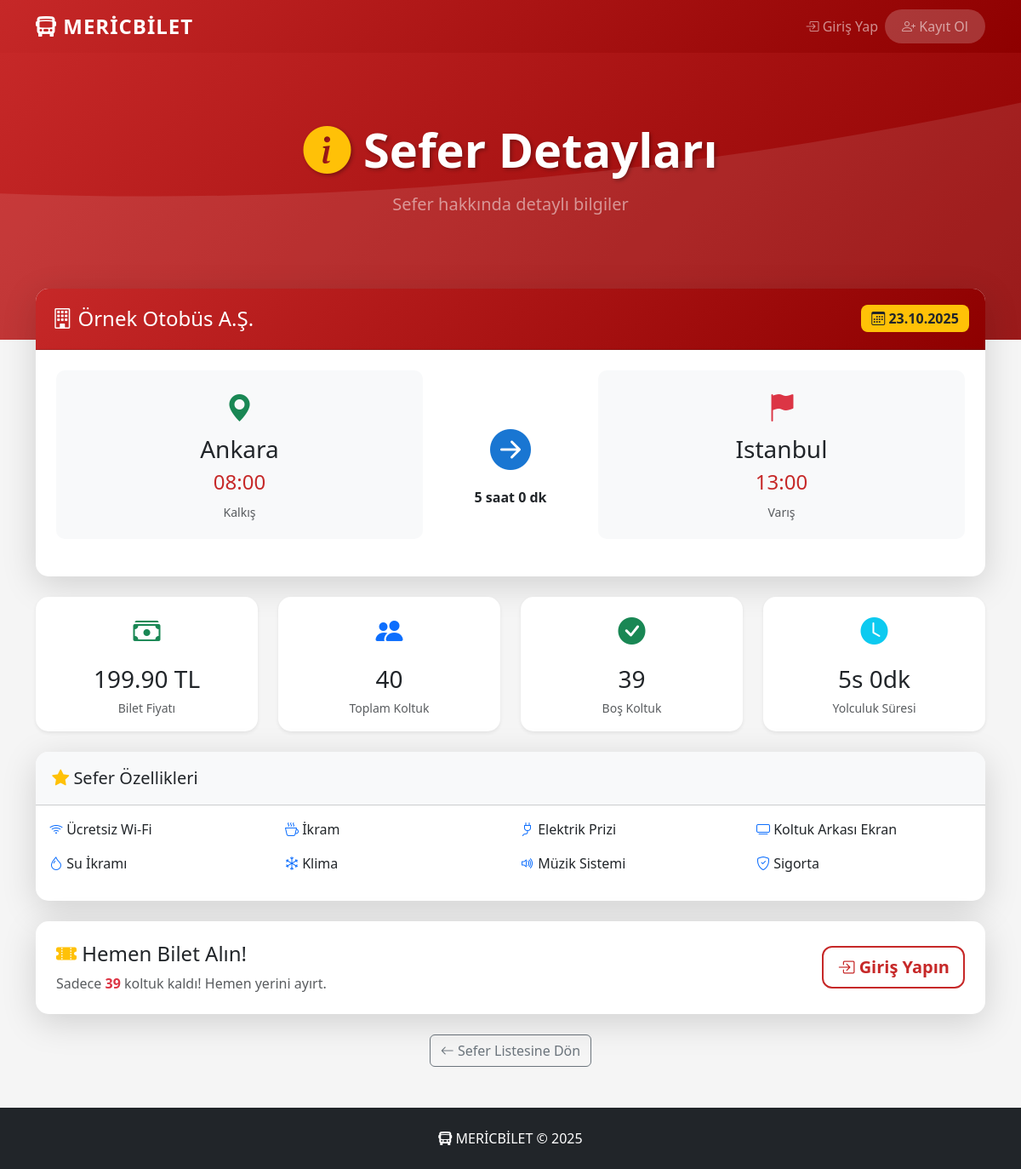
Page /trip-details.php?trip_id=1 on the committed database.
### tables this page shows
CREATE TABLE "Trips" (
	"id"	INTEGER,
	"company_id"	INTEGER NOT NULL,
	"destination_city"	TEXT NOT NULL,
	"arrival_time"	DATETIME NOT NULL,
	"departure_time"	DATETIME NOT NULL,
	"departure_city"	TEXT NOT NULL,
	"price"	INTEGER NOT NULL,
	"capacity"	INTEGER NOT NULL,
	"created_date"	TIMESTAMP DEFAULT (datetime('now', 'localtime')),
	PRIMARY KEY("id" AUTOINCREMENT),
	FOREIGN KEY("company_id") REFERENCES "Bus_Company"("id")
);

CREATE TABLE Bus_Company (
    id INTEGER PRIMARY KEY AUTOINCREMENT,
    name TEXT UNIQUE NOT NULL,
    logo_path TEXT,
    created_at TIMESTAMP DEFAULT (datetime('now', 'localtime'))
);

### includes/functions.php (called while the page is built, shortened)
<?php
function formatDate($dateStr) {
    try {
        $d = new DateTime($dateStr);
        return $d->format('d.m.Y');
    } catch (Exception $e) {
        return $dateStr;
    }
}
function formatTime($dateStr) {
    try {
        $d = new DateTime($dateStr);
        return $d->format('H:i');
    } catch (Exception $e) {
        return $dateStr;
    }
}
function calculateSeatsAvailable($db, $trip_id, $capacity) {
    try {
        $stmt = $db->prepare("SELECT COUNT(*) FROM Booked_Seats
            WHERE ticket_id IN (
                SELECT id FROM Tickets WHERE trip_id = ? AND (status IS NULL OR status = 'active')
            )");
        $stmt->execute([$trip_id]);
        $booked = (int)$stmt->fetchColumn();
        return $capacity - $booked;
    } catch (Exception $e) {
        error_log('calculateSeatsAvailable error: ' . $e->getMessage());
        return $capacity;
    }
}
?>

### public/trip-details.php (the view, shortened to what this page needs)
<?php
require_once '../includes/db.php';
require_once '../includes/functions.php';
$trip_id = $_GET['trip_id'] ?? null;
try {
    $stmt = $db->prepare("
        SELECT t.*, bc.name as company_name, bc.logo_path
        FROM Trips t
        LEFT JOIN Bus_Company bc ON t.company_id = bc.id
        WHERE t.id = ?
    ");
    $stmt->execute([$trip_id]);
    $trip = $stmt->fetch(PDO::FETCH_ASSOC);
    $seats_available = calculateSeatsAvailable($db, $trip_id, $trip['capacity']);
    $departure = new DateTime($trip['departure_time']);
    $arrival = new DateTime($trip['arrival_time']);
    $duration = $departure->diff($arrival);
} catch (PDOException $e) {
    error_log('TRIP DETAILS ERROR: ' . $e->getMessage());
    header('Location: index.php');
    exit();
}
$is_logged_in = !empty($_SESSION['user_id']);
$user_role = $_SESSION['role'] ?? null;
$is_normal_user = ($user_role === 'user' || $user_role === null);
$can_buy = $is_logged_in && $is_normal_user;
?>
<!DOCTYPE html>
<html lang="tr">
<head>
    <link href="https://cdn.jsdelivr.net/npm/bootstrap@5.3.0/dist/css/bootstrap.min.css" rel="stylesheet">
    <link href="https://cdn.jsdelivr.net/npm/bootstrap-icons@1.10.0/font/bootstrap-icons.css" rel="stylesheet">
    <link rel="stylesheet" href="css/style.css">
</head>
<body>
    <?php include '../includes/navbar.php'; ?>
    <div class="hero-section">
        <div class="container">
            <div class="row align-items-center">
                <div class="col-lg-12 text-center">
                    <h1 class="display-4 fw-bold text-white mb-3">
                        <i class="bi bi-info-circle-fill text-warning"></i>
                        Sefer Detayları
                    </h1>
                    <p class="lead text-white-50 mb-4">
                        Sefer hakkında detaylı bilgiler
                    </p>
                </div>
            </div>
        </div>
    </div>
    <div class="container search-panel-container">
        <div class="card search-panel shadow-lg mb-4">
            <div class="card-header bg-primary-custom text-white">
                <div class="row align-items-center">
                    <div class="col-md-6">
                        <h4 class="mb-0">
                            <i class="bi bi-building"></i>
                            <?php echo htmlspecialchars($trip['company_name'] ?? 'Firma Bilinmiyor'); ?>
                        </h4>
                    </div>
                    <div class="col-md-6 text-md-end">
                        <span class="badge bg-warning text-dark fs-6">
                            <i class="bi bi-calendar3"></i>
                            <?php echo formatDate($trip['departure_time']); ?>
                        </span>
                    </div>
                </div>
            </div>
            <div class="card-body p-4">
                <div class="row text-center">
                    <div class="col-md-5">
                        <div class="detail-box">
                            <i class="bi bi-geo-alt-fill feature-icon text-success"></i>
                            <h3 class="mt-2"><?php echo htmlspecialchars($trip['departure_city']); ?></h3>
                            <h4 class="text-primary-custom"><?php echo formatTime($trip['departure_time']); ?></h4>
                            <small class="text-muted">Kalkış</small>
                        </div>
                    </div>
                    <div class="col-md-2 d-flex align-items-center justify-content-center">
                        <div class="text-center">
                            <i class="bi bi-arrow-right-circle-fill" style="font-size: 3rem; color: #1976D2;"></i>
                            <p class="mt-2 mb-0">
                                <strong><?php echo $duration->h; ?> saat <?php echo $duration->i; ?> dk</strong>
                            </p>
                        </div>
                    </div>
                    <div class="col-md-5">
                        <div class="detail-box">
                            <i class="bi bi-flag-fill feature-icon text-danger"></i>
                            <h3 class="mt-2"><?php echo htmlspecialchars($trip['destination_city']); ?></h3>
                            <h4 class="text-primary-custom"><?php echo formatTime($trip['arrival_time']); ?></h4>
                            <small class="text-muted">Varış</small>
                        </div>
                    </div>
                </div>
            </div>
        </div>
        <div class="row g-4 mb-4">
            <div class="col-md-3">
                <div class="card search-panel shadow-sm h-100">
                    <div class="card-body text-center">
                        <i class="bi bi-cash-stack feature-icon text-success"></i>
                        <h3 class="mt-3 mb-1"><?php echo number_format($trip['price'], 2); ?> TL</h3>
                        <small class="text-muted">Bilet Fiyatı</small>
                    </div>
                </div>
            </div>
            <div class="col-md-3">
                <div class="card search-panel shadow-sm h-100">
                    <div class="card-body text-center">
                        <i class="bi bi-people-fill feature-icon text-primary"></i>
                        <h3 class="mt-3 mb-1"><?php echo $trip['capacity']; ?></h3>
                        <small class="text-muted">Toplam Koltuk</small>
                    </div>
                </div>
            </div>
            <div class="col-md-3">
                <div class="card search-panel shadow-sm h-100">
                    <div class="card-body text-center">
                        <i class="bi bi-check-circle-fill feature-icon <?php echo $seats_available > 10 ? 'text-success' : 'text-warning'; ?>"></i>
                        <h3 class="mt-3 mb-1"><?php echo $seats_available; ?></h3>
                        <small class="text-muted">Boş Koltuk</small>
                    </div>
                </div>
            </div>
            <div class="col-md-3">
                <div class="card search-panel shadow-sm h-100">
                    <div class="card-body text-center">
                        <i class="bi bi-clock-fill feature-icon text-info"></i>
                        <h3 class="mt-3 mb-1"><?php echo $duration->h; ?>s <?php echo $duration->i; ?>dk</h3>
                        <small class="text-muted">Yolculuk Süresi</small>
                    </div>
                </div>
            </div>
        </div>
        <div class="card search-panel shadow-lg mb-4">
            <div class="card-header bg-light">
                <h5 class="mb-0">
                    <i class="bi bi-star-fill text-warning"></i> Sefer Özellikleri
                </h5>
            </div>
            <div class="card-body">
                <div class="row">
                    <div class="col-md-3 mb-3">
                        <i class="bi bi-wifi text-primary"></i> Ücretsiz Wi-Fi
                    </div>
                    <div class="col-md-3 mb-3">
                        <i class="bi bi-cup-hot text-primary"></i> İkram
                    </div>
                    <div class="col-md-3 mb-3">
                        <i class="bi bi-plug text-primary"></i> Elektrik Prizi
                    </div>
                    <div class="col-md-3 mb-3">
                        <i class="bi bi-tv text-primary"></i> Koltuk Arkası Ekran
                    </div>
                    <div class="col-md-3 mb-3">
                        <i class="bi bi-droplet text-primary"></i> Su İkramı
                    </div>
                    <div class="col-md-3 mb-3">
                        <i class="bi bi-snow text-primary"></i> Klima
                    </div>
                    <div class="col-md-3 mb-3">
                        <i class="bi bi-volume-up text-primary"></i> Müzik Sistemi
                    </div>
                    <div class="col-md-3 mb-3">
                        <i class="bi bi-shield-check text-primary"></i> Sigorta
                    </div>
                </div>
            </div>
        </div>
        <div class="card search-panel shadow-lg mb-4">
            <div class="card-body p-4">
                <div class="row align-items-center">
                    <div class="col-md-8">
                        <h4 class="mb-2">
                            <i class="bi bi-ticket-perforated-fill text-warning"></i>
                            Hemen Bilet Alın!
                        </h4>
                        <p class="text-muted mb-0">
                            <?php if ($seats_available > 0): ?>
                                Sadece <strong class="text-danger"><?php echo $seats_available; ?></strong> koltuk kaldı!
                                Hemen yerini ayırt.
                            <?php else: ?>
                                <span class="text-danger">Tüm koltuklar dolu!</span>
                            <?php endif; ?>
                        </p>
                    </div>
                    <div class="col-md-4 text-md-end mt-3 mt-md-0">
                        <?php if ($seats_available > 0): ?>
                            <?php if ($can_buy): ?>
                                <a href="buy-ticket.php?trip_id=<?php echo $trip['id']; ?>" class="btn btn-primary-custom btn-lg">
                                    <i class="bi bi-cart-check-fill"></i> Bilet Al
                                </a>
                            <?php else: ?>
                                <a href="login.php" class="btn btn-outline-primary-custom btn-lg">
                                    <i class="bi bi-box-arrow-in-right"></i> Giriş Yapın
                                </a>
                            <?php endif; ?>
                        <?php else: ?>
                            <button class="btn btn-secondary btn-lg" disabled>
                                <i class="bi bi-x-circle"></i> Koltuk Yok
                            </button>
                        <?php endif; ?>
                    </div>
                </div>
            </div>
        </div>
        <div class="text-center mb-4">
            <a href="index.php" class="btn btn-outline-secondary">
                <i class="bi bi-arrow-left"></i> Sefer Listesine Dön
            </a>
        </div>
    </div>
    <footer class="bg-dark text-white mt-5 py-4">
        <div class="container text-center">
            <p class="mb-0">
                <i class="bi bi-bus-front-fill"></i> MERİCBİLET &copy; 2025
            </p>
        </div>
    </footer>
</body>
</html>

### public/css/style.css (style rules this page uses)
:root { --primary-color: #C62828; --primary-dark: #8E0000; --primary-light: #FF5F52; --secondary-color: #424242; --bg-gradient: linear-gradient(135deg, #C62828 0%, #8E0000 100%); }
body { font-family: 'Segoe UI', Tahoma, Geneva, Verdana, sans-serif; background-color: #f5f5f5; }
.bg-primary-custom { background: var(--bg-gradient) !important; }
.hero-section { background: var(--bg-gradient); padding: 80px 0 120px 0; position: relative; overflow: hidden; }
.hero-section::before { content: ''; position: absolute; top: 0; left: 0; right: 0; bottom: 0; background-size: cover; }
.hero-section h1 { position: relative; z-index: 1; text-shadow: 2px 2px 4px rgba(0,0,0,0.3); }
.search-panel-container { margin-top: -60px; position: relative; z-index: 10; }
.search-panel { border-radius: 15px; border: none; }
.search-panel .card-header { border-radius: 15px 15px 0 0 !important; padding: 1.2rem; }
footer { margin-top: 100px; }
.shadow-lg { box-shadow: 0 10px 40px rgba(0,0,0,0.15) !important; }
.badge { border-radius: 8px; padding: 8px 12px; }
.btn-outline-primary-custom { border: 2px solid var(--primary-color); color: var(--primary-color); font-weight: 600; border-radius: 12px; transition: all 0.3s ease; }
.text-primary-custom { color: var(--primary-color) !important; }

### public/trip-details.php (style rules this page uses)
.detail-box { background: #f8f9fa; border-radius: 10px; padding: 20px; margin-bottom: 20px; }
.feature-icon { font-size: 2rem; color: #1976D2; }

### rows in the picture
trips: company.name "Örnek Otobüs A.Ş.", departure_time "23.10.2025", departure_city "Ankara", departure_time "08:00", departure_time+arrival_time "5", departure_time+arrival_time "0", destination_city "Istanbul", arrival_time "13:00", price "199.90", capacity "40"

### other values in the picture
$seats_available "39"
